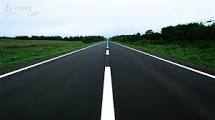
#> input picture pythonProject/yol.jpg, 215 x 120 px
$ python main.py
#> lines starting #> are read from the running program, lines starting #| are printed output that depends on the picture; after the words box and inside, x2 and y2 are one past the last pixel; in counts of white or black regions, pixels touching at a corner belong together
import cv2
import numpy as np
from matplotlib import pyplot as plt

filename = "yol.jpg"
img = cv2.imread(filename)
#> img is the input picture: shape (120, 215, 3); mean B, G, R 101.1, 103.9, 92.1
img = cv2.cvtColor(img, cv2.COLOR_BGR2RGB)

plt.imshow(img)
plt.show()

# Beyaz ve sarı renk aralıklarını tanımla
lower_white = np.array([200, 200, 200], dtype=np.uint8)
upper_white = np.array([255, 255, 255], dtype=np.uint8)

lower_yellow = np.array([150, 150, 0], dtype=np.uint8)
upper_yellow = np.array([255, 255, 150], dtype=np.uint8)

# Beyaz ve sarı renkleri içeren maskeleri oluştur
white_mask = cv2.inRange(img, lower_white, upper_white)
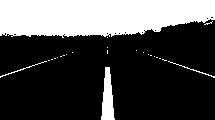
#> white_mask: shape (120, 215); 29.1% white; 24 white regions (20 under 20 px), largest, box (x1, y1, x2, y2) and area: (0, 0, 215, 38) 6866, (101, 67, 115, 120) 477, (168, 61, 215, 78) 58, (0, 61, 47, 78) 57
yellow_mask = cv2.inRange(img, lower_yellow, upper_yellow)
#> yellow_mask: shape (120, 215); every value is 0

# Yalnızca beyaz ve sarı renkleri içeren maskeyi birleştir
combined_mask = cv2.bitwise_or(white_mask, yellow_mask)

plt.imshow(combined_mask, cmap='gray')
plt.show()

# Kenarları algıla
edge_image = cv2.Canny(combined_mask, 60, 120)
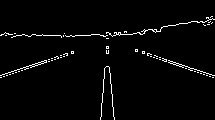
#> edge_image: shape (120, 215); 2.6% white in thin lines or dots, all inside (x1, y1, x2, y2) = (0, 16, 215, 120)

plt.imshow(edge_image, cmap='gray')
plt.show()

# Şeritleri bul
lines = cv2.HoughLinesP(edge_image, 2, np.pi / 180, 20, np.array([]), minLineLength=60, maxLineGap=120)
#> lines = 15 rows, first 6: [88, 35, 213, 75], [5, 73, 179, 23], [100, 119, 109, 33], [0, 35, 74, 36], [34, 66, 116, 32], [103, 35, 191, 70]

if lines is not None:
    zeros = np.zeros_like(img)

    for line in lines:
        for x1, y1, x2, y2 in line:
            # Sarı ve beyaz şeritlerin üzerine mavi çizgi çiz
            cv2.line(zeros, (x1, y1), (x2, y2), (0, 0, 255), 4)
#> this loop made 15 passes
#> line on passes 1 to 12: [[88, 35, 213, 75]], [[5, 73, 179, 23]], [[100, 119, 109, 33]], [[0, 35, 74, 36]], [[34, 66, 116, 32]], [[103, 35, 191, 70]], [[106, 35, 212, 18]], [[112, 36, 211, 19]], [[51, 35, 160, 30]], [[107, 32, 113, 116]], [[0, 77, 126, 31]], [[1, 34, 142, 34]]
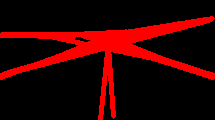
#> zeros: shape (120, 215, 3); mean of channels 0, 1, 2 0, 0, 45.5; drawn as B, G, R

    img = cv2.addWeighted(img, 0.9, zeros, 1.0, 0.)
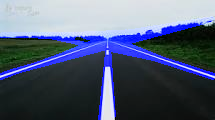
#> img: shape (120, 215, 3); mean R, G, B 82.9, 93.5, 117.6

    plt.imshow(img)
    plt.show()
